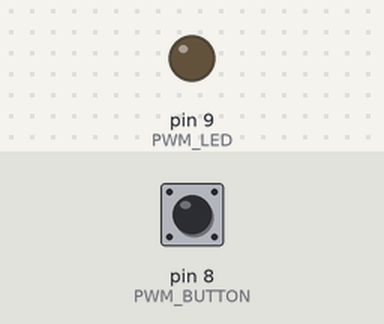
A sketch run on a simulated Arduino Uno, built with avr-gcc and run on an emulated ATmega328P. On the bench: output pins drawn as LEDs (lit = HIGH). Inputs (shaded band) come from the test bench; at power-on: pin 8 (PWM_BUTTON) LOW.

Above: at 1.2 s.
1.3 s: pin 8 (PWM_BUTTON) pulled HIGH for 1 s
At 1.8 s:
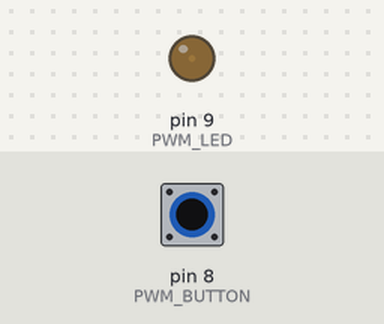
3.8 s: pin 8 (PWM_BUTTON) pulled HIGH for 3.2 s
At 5.9 s:
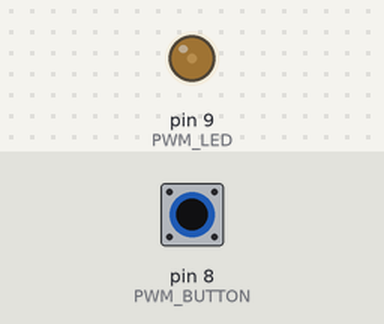
Timing chart, 0 to 8.5 s (numbered marks = the images above; inputs shaded):
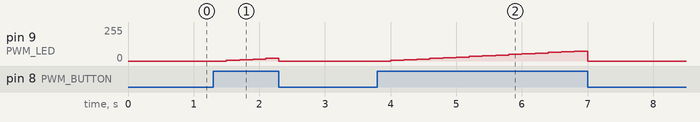

The sketch:

F_pwm_button.ino
```cpp
int brightness=0;
void setup() {
pinMode(9,OUTPUT);//PWM LED
pinMode(8,INPUT);//PWM BUTTON
}

void loop() {
while(digitalRead(8)==HIGH && brightness<=255){
  analogWrite(9,brightness);
  delay(200);
  brightness=brightness+5;
}
  brightness=0;
  analogWrite(9,0);
}
```

Measured:
- after the input at 1.3 s, pin 9 (PWM_LED): 0/255 → 5/255 after 0.20 s, → 10/255 0.20 s later, → 15/255 0.20 s later, → 20/255 0.20 s later, … (5 changes in this stretch)
- after the input at 3.8 s, pin 9 (PWM_LED): rises from 0/255 to 75/255 in 2.8 s, then falls to 0/255 in 0.20 s
